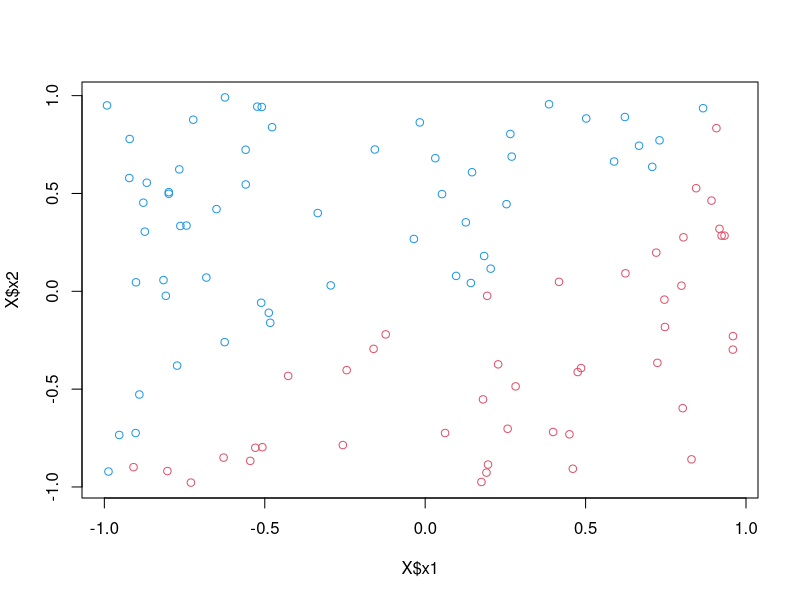
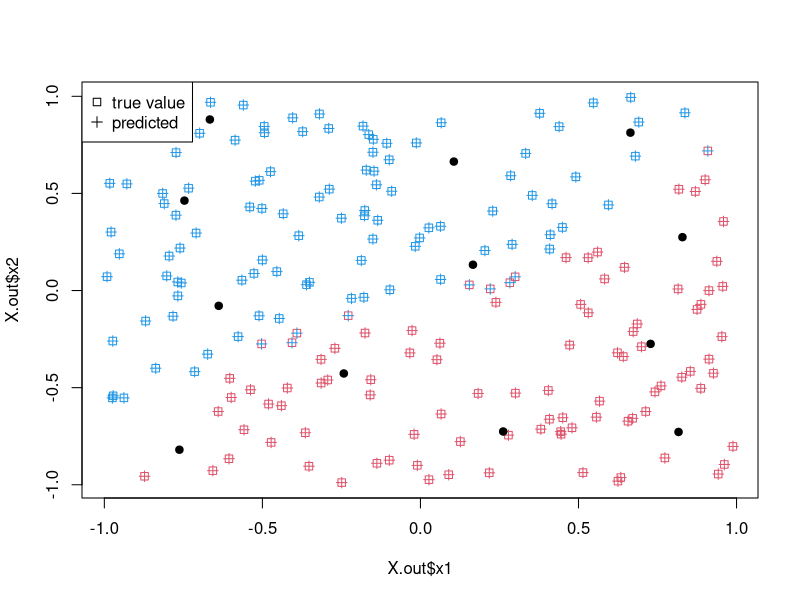
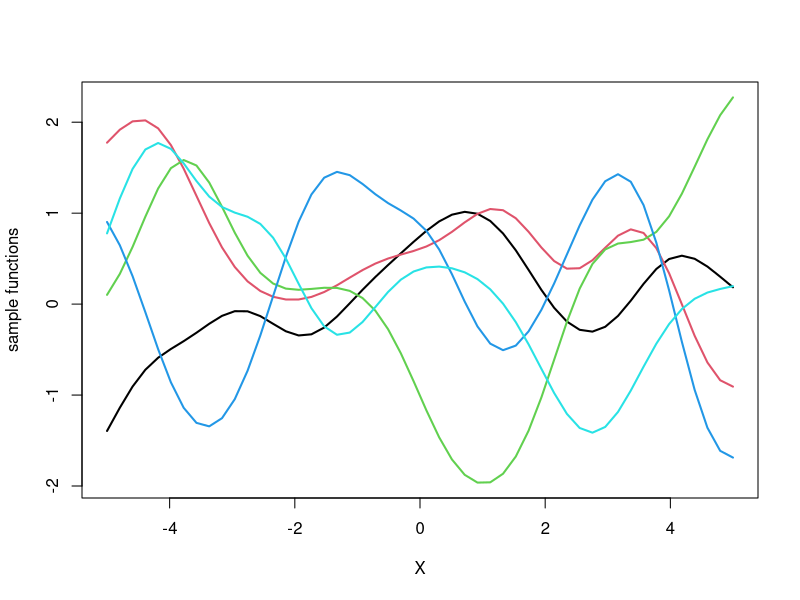
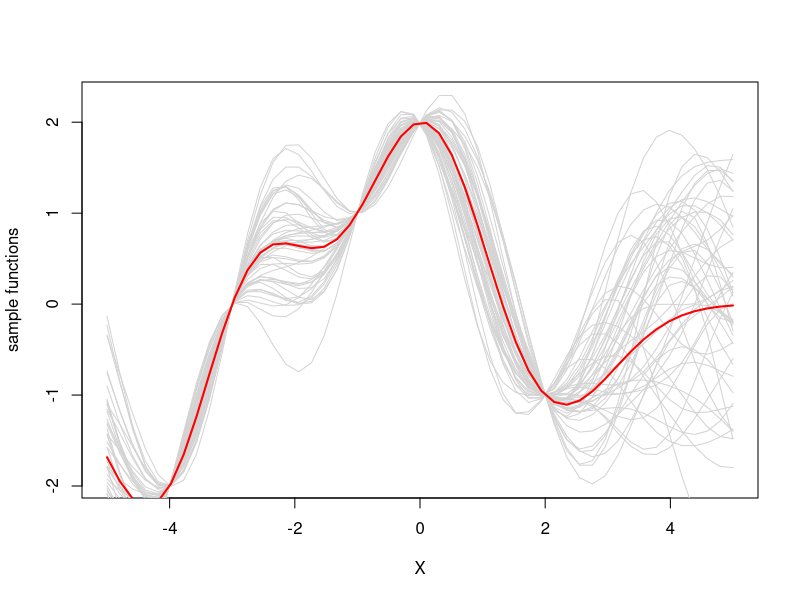
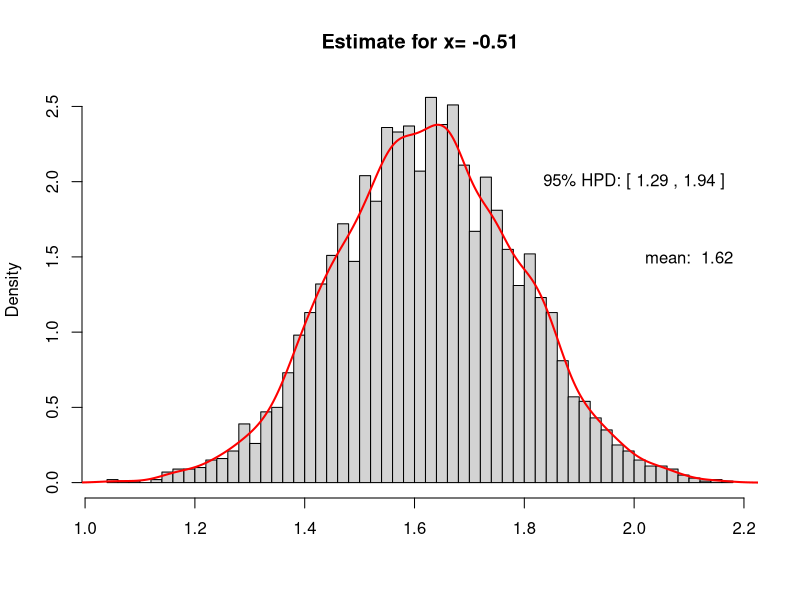
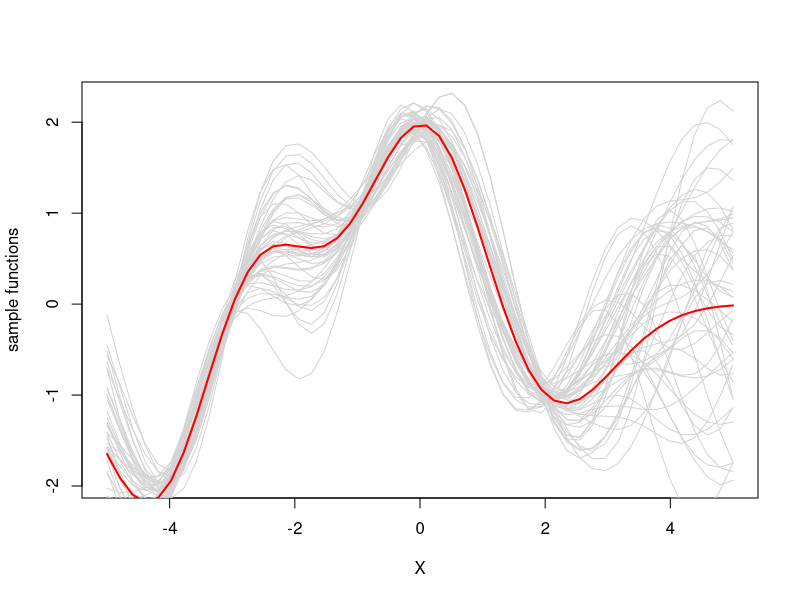
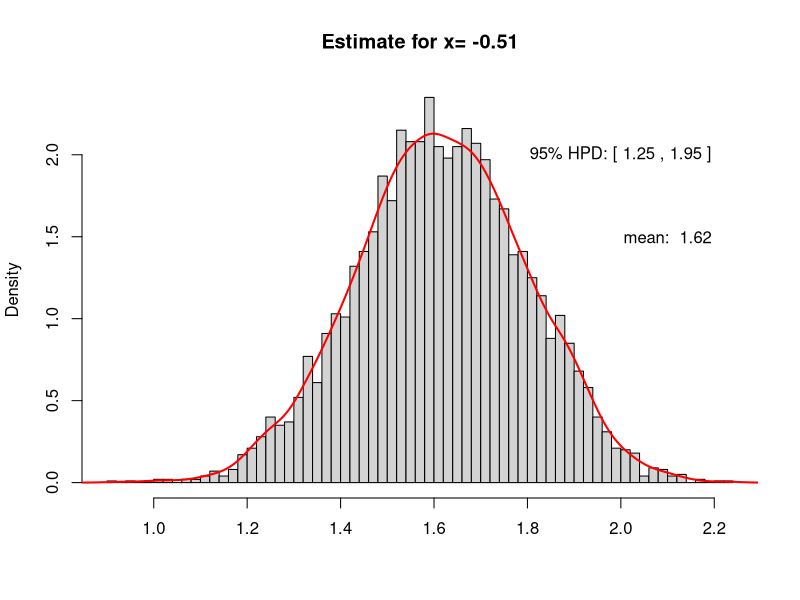
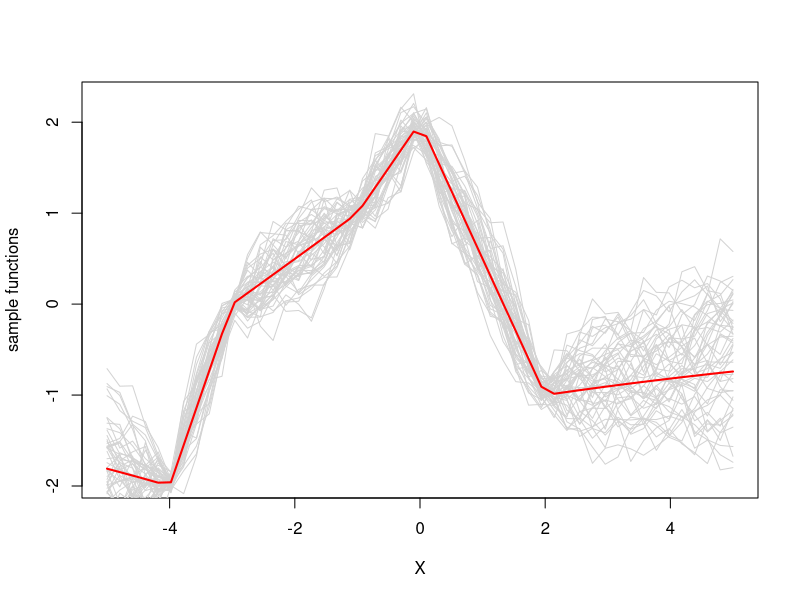

Generate these figures, in order, with R:
## ---- chunk 1
make_gaussian_kernel <- function(gamma=1.0) {

  function(x,z) {
    exp(-gamma * norm(as.matrix(x-z),"F")^2 )
  }
}

gaussian_kernel <- make_gaussian_kernel(0.2)
gaussian_kernel(x=c(1,1), z=c(2,2))
## ---- chunk 2
# returns a rbf model given the:
# * observations X=(x1, ..., xN)
# * output value for each observation Y = (y1, ..., yN)
# * number of centers K
# * gamma value

rbf <- function(X, Y, K=12, gamma=1.0) {
  library(corpcor)   # include pseudoinverse()
  library(stats)     # include kmeans()
  
  N     <- dim(X)[1] # number of observations
  ncols <- dim(X)[2] # number of variables

  repeat {
    km <- kmeans(X, K)  # let's cluster K centers out of the dataset
    if (min(km$size)>0) # only accept if there are no empty clusters
      break
  }

  mus <- km$centers # the clusters points

  Phi <- matrix(rep(NA,(K+1)*N), ncol=K+1)
  for (lin in 1:N) {
    Phi[lin,1] <- 1    # bias column
    for (col in 1:K) {
      Phi[lin,col+1] <- exp(-gamma * norm(as.matrix(X[lin,]-mus[col,]),"F")^2)
    }
  }

  w <- pseudoinverse(t(Phi) %*% Phi) %*% t(Phi) %*% Y  # find RBF weights

  list(weights=w, centers=mus, gamma=gamma)  # return the rbf model
}
## ---- chunk 3
rbf.predict <- function(model, X, classification=FALSE) {
  gamma   <- model$gamma
  centers <- model$centers
  w       <- model$weights
  N       <- dim(X)[1]    # number of observations
  
  pred <- rep(w[1],N)  # we need to init to a value, so let's start with bias

  for (j in 1:N) {  
    # find prediction for point xj
    for (k in 1:length(centers[,1])) {
      # the weight for center[k] is given by w[k+1] (because w[1] is the bias)
      pred[j] <- pred[j] + w[k+1] * exp( -gamma * norm(as.matrix(X[j,]-centers[k,]),"F")^2 )
    }
  }
  
  if (classification) {
    pred <- unlist(lapply(pred, sign))
  }
  pred
}
## ---- chunk 4
target <- function(x1, x2) {
  2*(x2 - x1 + .25*sin(pi*x1) >= 0)-1
}

N <- 100
X <- data.frame(x1=runif(N, min=-1, max=1),
                x2=runif(N, min=-1, max=1))
Y <- target(X$x1, X$x2)
plot(X$x1, X$x2, col=Y+3)
## ---- chunk 5
rbf.model <- rbf(X, Y) # using default values for K and gamma
rbf.model
## ---- chunk 6
N.test <- 200
X.out <- data.frame(x1=runif(N.test, min=-1, max=1),
                    x2=runif(N.test, min=-1, max=1))
Y.out <- target(X.out$x1, X.out$x2)

rbf.pred <- rbf.predict(rbf.model, X.out, classification=TRUE)
binary.error <- sum(rbf.pred != Y.out)/N.test
binary.error

plot(X.out$x1, X.out$x2, col=Y.out+3, pch=0)
points(X.out$x1, X.out$x2, col=rbf.pred+3, pch=3)
points(rbf.model$centers, col="black", pch=19) # draw the model centers
legend("topleft",c("true value","predicted"),pch=c(0,3),bg="white")
## ---- chunk 7
require(MASS)

# make the gaussian kernel
# gaussian_kernel <- make_gaussian_kernel(0.5)

# compute covariance matrix Sigma for the Gaussian process, ie,
# the distribution of functions (eqs. 6.53 & 6.54)
get_sigma <- function(X1, X2, kernel=make_gaussian_kernel(0.5)) {
  Sigma <- matrix(rep(0, length(X1)*length(X2)), nrow=length(X1))
  for (i in 1:nrow(Sigma)) 
    for (j in 1:ncol(Sigma))
       Sigma[i,j] <- kernel(X1[i], X2[j])
  Sigma
}

# The points at which we want to define the functions
X <- seq(-5,5,len=50)
 
# Calculate the covariance matrix
sigma <- get_sigma(X,X)
means <- rep(0, length(X))
 
# Generate sample functions from the Gaussian process
set.seed(101)
n_samples <- 5
y_sample  <- matrix(rep(0,length(X)*n_samples), ncol=n_samples)
for (i in 1:n_samples) {
  # each column represents a sample from a multivariate normal distribution
  # with zero mean and covariance sigma
  y_sample[,i] <- mvrnorm(1, means, sigma)
}

plot(X, y_sample[,1], type="n", ylim=c(min(y_sample), max(y_sample)), ylab="sample functions")
for(i in 1:n_samples)
  points(X, y_sample[,i], type="l", col=i, lwd=2)
## ---- chunk 8
# dataset:  two-column dataframe with col x for input, and col y for output
# kernel:   the kernel in use
# sd_noise: the standard deviation of the noise of the dataset samples
gp_samples <- function(X, dataset, kernel, n_samples, sd_noise=0, seed=101) {
  
  k.dd <- get_sigma(dataset$x, dataset$x, kernel)
  k.dx <- get_sigma(dataset$x, X,         kernel)
  k.xd <- get_sigma(X,         dataset$x, kernel)
  k.xx <- get_sigma(X,         X,         kernel)
 
  # These matrix calculations correspond to equation (2.19) in the 
  # Rasmussen and Williams's book 'Gaussian Processes for ML'
  noise_part <- sd_noise^2 * diag(1, ncol(k.dd))
  
  d.star.bar <- k.xd %*% solve(k.dd + noise_part) %*% d$y
  cov.d.star <- k.xx - k.xd %*% solve(k.dd + noise_part) %*% k.dx
 
  # generate the samples
  set.seed(seed)
  y_sample <- matrix(rep(0,length(X)*n_samples), ncol=n_samples)
  for (i in 1:n_samples)
    y_sample[,i] <- mvrnorm(1, d.star.bar, cov.d.star)

  list(y_sample=y_sample, mean_est=d.star.bar)
}
## ---- chunk 9
d <- data.frame(x=c(-4,-3,-1,0 ,2),
                y=c(-2, 0 ,1,2,-1))
n_samples <- 50

result <- gp_samples(X, d, make_gaussian_kernel(0.5), n_samples)

plot(X, result$y_sample[,1], type="n", ylim=c(min(y_sample), max(y_sample)), ylab="sample functions")
for(i in 1:n_samples)
  points(X, result$y_sample[,i], type="l", col="lightgrey")
points(X, result$mean_est, type="l", col="red", lwd=2)
## ---- chunk 10
# get more samples
result <- gp_samples(X, d, make_gaussian_kernel(0.5), n_samples=5e3)

i  <- 23 # eg: check the 23th value of X
ys <- result$y_sample[i,]
library(coda)
hpd <- HPDinterval(as.mcmc(ys), prob=0.95) # compute highest density interval

hist(ys, breaks=50, freq=FALSE, xlab="", main=paste("Estimate for x=",round(X[i],2)))
lines(density(ys),col="red",lwd=2)
text(2.1,1.5,paste("mean: ",round(mean(ys),2)))
text(2.0,2.0,paste("95% HPD: [",round(hpd[1],2),",",round(hpd[2],2),"]"))
## ---- chunk 11
result <- gp_samples(X, d, make_gaussian_kernel(0.5), n_samples, sd_noise=0.1)

plot(X, result$y_sample[,1], type="n", ylim=c(min(y_sample), max(y_sample)),
        ylab="sample functions")
for(i in 1:n_samples)
  points(X, result$y_sample[,i], type="l", col="lightgrey")
points(X, result$mean_est, type="l", col="red", lwd=2)

# get more samples
result <- gp_samples(X, d, make_gaussian_kernel(0.5), n_samples=5e3, sd_noise=0.1)

i  <- 23 # eg: check the 23th value of X
ys <- result$y_sample[i,]
library(coda)
hpd <- HPDinterval(as.mcmc(ys), prob=0.95) # compute highest density interval

hist(ys, breaks=50, freq=FALSE, xlab="", main=paste("Estimate for x=",round(X[i],2)))
lines(density(ys),col="red",lwd=2)
text(2.1,1.5,paste("mean: ",round(mean(ys),2)))
text(2.0,2.0,paste("95% HPD: [",round(hpd[1],2),",",round(hpd[2],2),"]"))
## ---- chunk 12
exponential_kernel <- function(x,z) exp(-0.1*abs(x-z)) # parameter theta=0.1

result2 <- gp_samples(X, d, exponential_kernel, n_samples)

plot(X, result2$y_sample[,1], type="n", ylim=c(min(y_sample), max(y_sample)),
        ylab="sample functions")
for(i in 1:n_samples)
  points(X, result2$y_sample[,i], type="l", col="lightgrey")
points(X, result2$mean_est, type="l", col="red", lwd=2)
